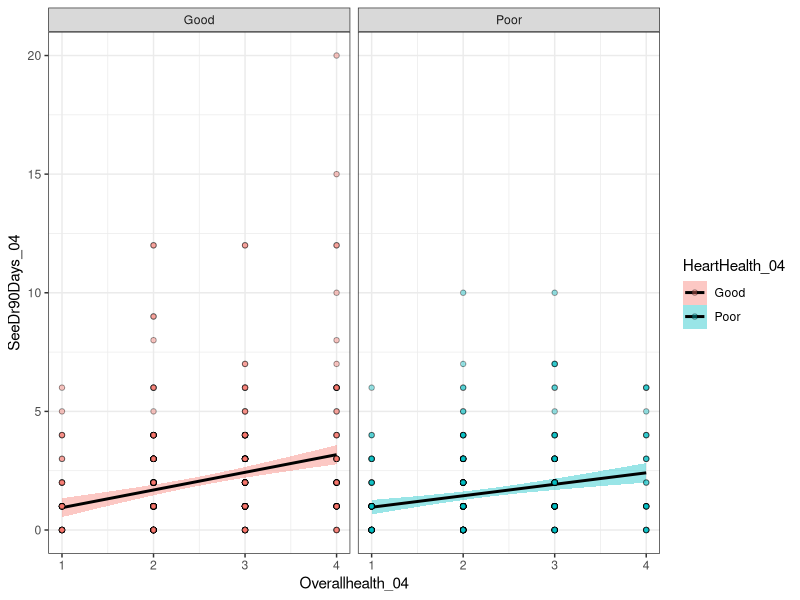

Write the R code that produced this figure.
## ---- chunk 1
library(psych)
library(dplyr)
library(ggplot2)
library(car)
library(ggpubr)
## ---- chunk 2
lab.data <- read.csv("Age Religion Health.csv")
## ---- chunk 3
lab.data = lab.data %>%
  mutate(
    "school.group" = case_when(
      school <= 12 ~ "HighSchool",
      school > 12 & school <= 16 ~ "Undergraduate",
      school > 16 ~ "Graduate"
    )
  )
## ---- chunk 4
ovrhlt_aov <- aov(Overallhealth_04 ~ school.group, data = lab.data)
summary.aov(ovrhlt_aov)
## ---- chunk 5
ovrhlt_aov2 <- aov(Overallhealth_04 ~ SeeDr90Days_04 + school.group , data = lab.data)
Anova(ovrhlt_aov, type= 2)
## ---- chunk 6

lab.data$school.group = factor(lab.data$school.group, levels = c("HighSchool", "Undergraduate", "Graduate"))

# Step 2: Contrasts Matrix

contrasts1 = cbind(
  c1 = c(0, 1, -1),
  c2 = c(1, -0.5, -0.5)
)

# Step 3: Assign the contrasts to our data

contrasts(lab.data$school.group) = contrasts1

# Step 4: Execute the contrast analysis

split_list = list(
  school.group = list("Undergrad vs Grad" = 1,
                      "HS vs Rest" = 2)
)

# Run the ANOVA, but with the covariate!
summary.aov(aov(Overallhealth_04 ~ SeeDr90Days_04 + school.group , data = lab.data), split = split_list)

## ---- chunk 7
Anova(aov(SeeDr90Days_04~Overallhealth_04 * HeartHealth_04, data = lab.data), type = 2) 
## ---- chunk 8
summary(lm(SeeDr90Days_04 ~ Overallhealth_04, data = lab.data %>% filter(HeartHealth_04 == "Good")))

summary(lm(SeeDr90Days_04 ~ Overallhealth_04, data = lab.data %>% filter(HeartHealth_04 == "Poor")))
## ---- chunk 9
lab.data |> 
  dplyr::filter(!is.na(HeartHealth_04)) |> 
  ggplot( aes(x = Overallhealth_04, y = SeeDr90Days_04, fill = HeartHealth_04)) +
  geom_smooth(method = "lm", fullrange = T, color = "black") + 
  geom_point(shape = 21, alpha = .4) + 
  theme_bw() + 
  facet_wrap(~HeartHealth_04) +
  ylim(0, 20)
## ---- chunk 10
ovrhlt_aov <- aov(Overallhealth_04 ~ SeeDr90Days_04 + school.group , data = lab.data)
Anova(ovrhlt_aov, type=2)
## ---- chunk 11
summary(aov(Overallhealth_04 ~ SeeDr90Days_04 +school.group , data = lab.data))
